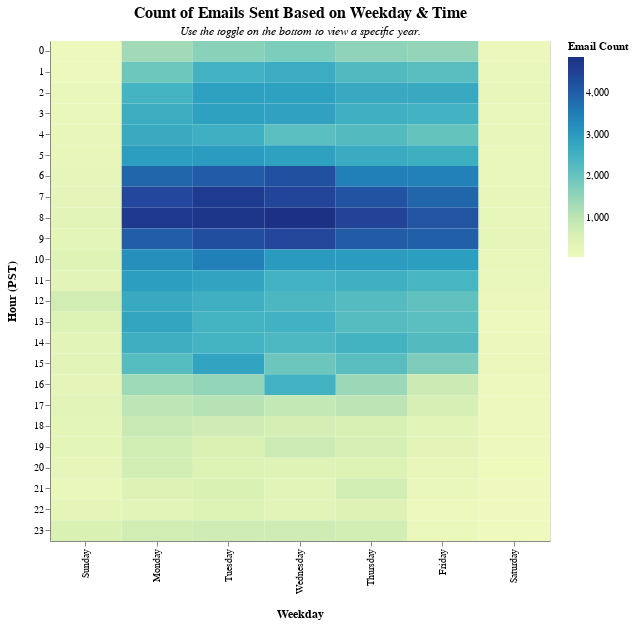

The notebook cell saved with this chart:
### Code cell
%matplotlib notebook
# Generate a heatmap after calculating the tweet's weekday x hour.
select_year = alt.selection_single(
    name="select", fields=["year"], init={"year": 2001},
    bind=alt.binding_range(min=1997, max=2002, step=1)
)


heatmap = alt.Chart(emails_by_spec).mark_rect(tooltip=True).encode(
    alt.X("weekday:O", sort=weekday_order, title="Weekday"),
    alt.Y("hour:O", title="Hour (PST)"),
    alt.Color("count:Q", title="Email Count"),
).configure_axis(titleFontSize=12,
                  titlePadding=15
).properties(title={"text":"Count of Emails Sent Based on Weekday & Time", 
                    "subtitle":"Use the toggle on the bottom to view a specific year."
                    },
            width=500,
            height=500 
)

heatmap.configure_title(
    fontSize=16,
    font="Helvetica",
    anchor="middle",
    subtitleFontSize=12,
    subtitlePadding=5,
    subtitleFont="Helvetica",
    subtitleFontStyle="italic"
).add_selection(select_year).transform_filter(select_year)

### Figure 1 — Vega-Lite specification as saved in the notebook (floating-point values rounded to 4 significant figures; data arrays with more than 128 entries replaced by an {"elided": "..."} marker saying what was removed)
{"config": {"view": {"continuousWidth": 400, "continuousHeight": 300}, "axis": {"titleFontSize": 12, "titlePadding": 15}, "title": {"anchor": "middle", "font": "Helvetica", "fontSize": 16, "subtitleFont": "Helvetica", "subtitleFontSize": 12, "subtitleFontStyle": "italic", "subtitlePadding": 5}}, "data": {"name": "data-1e978980d2845b75158ac72d8b40dae7"}, "mark": {"type": "rect", "tooltip": true}, "encoding": {"color": {"field": "count", "title": "Email Count", "type": "quantitative"}, "x": {"field": "weekday", "sort": ["Sunday", "Monday", "Tuesday", "Wednesday", "Thursday", "Friday", "Saturday"], "title": "Weekday", "type": "ordinal"}, "y": {"field": "hour", "title": "Hour (PST)", "type": "ordinal"}}, "height": 500, "selection": {"select": {"type": "single", "fields": ["year"], "init": {"year": 2001}, "bind": {"input": "range", "max": 2002, "min": 1997, "step": 1}}}, "title": {"text": "Count of Emails Sent Based on Weekday & Time", "subtitle": "Use the toggle on the bottom to view a specific year."}, "transform": [{"filter": {"selection": "select"}}], "width": 500, "$schema": "https://vega.github.io/schema/vega-lite/v4.17.0.json", "datasets": {"data-1e978980d2845b75158ac72d8b40dae7": {"elided": "750 records"}}}
